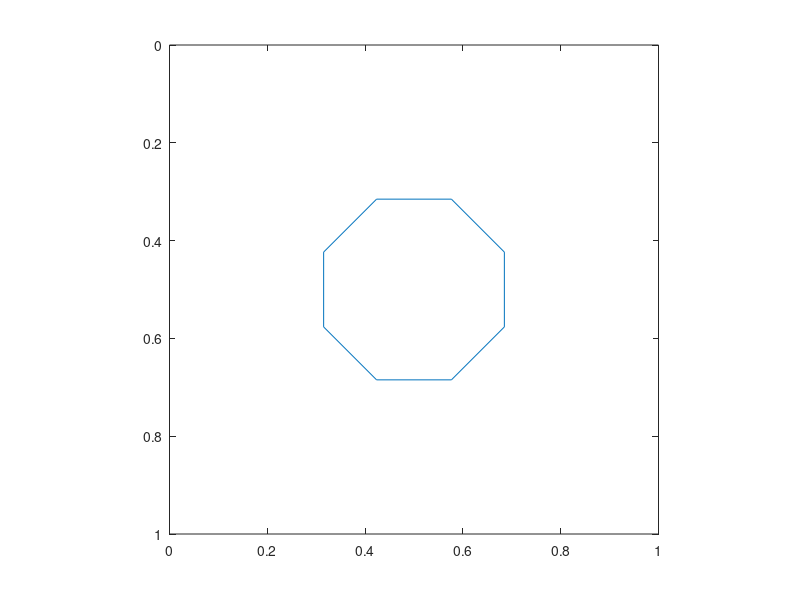

Write the MATLAB code that produced this figure.

scale = 0.2;
N_sides = 8;
t=(1/(N_sides*2):1/N_sides:1)'*2*pi;
x=sin(t);
y=cos(t);
x=scale*[x; x(1)] + 0.5;
y=scale*[y; y(1)] + 0.5;
plot(x,y)
axis([0 1 0 1])
set(gca,'Ydir','reverse')
axis square
